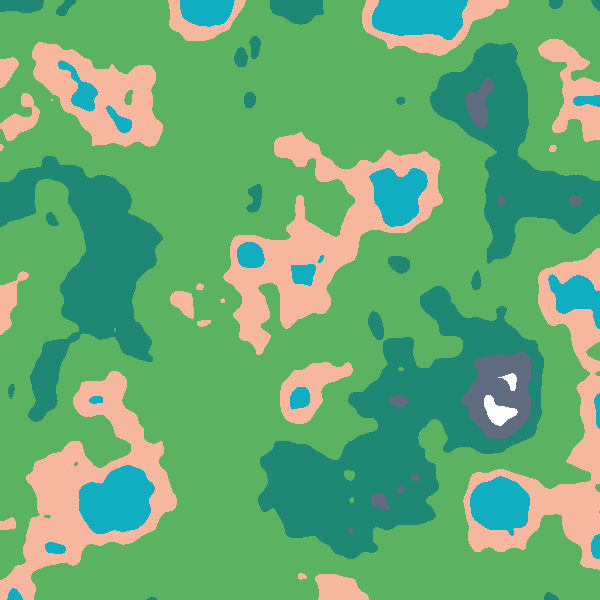
Frame 1 (no input)
Frame 60 (no input): identical to frame 1, image omitted
Frame 120 (the mouse pressed at the canvas centre since frame 60): identical to frame 1, image omitted

The p5.js sketch that drew this single still picture (run headless with seeded random() and noise() and a simulated clock; from frame 60 on, the mouse is pressed at the canvas centre):

// p5.js sketch
// ── sketch.js
let frequency = 0.005;
let threshold = 0.2;
let island = false;
let warped = false;
let warpFrequency = 0.1;
let warpAmplitude = 0.5;

let frequencySlider;
let thresholdSlider;
let islandButton;
let warpButton;
let wFrequencySlider;
let wAmplitudeSlider;

let oceanColor  = [17,173,193];
let sandColor   = [247,182,158];
let grassColor  = [91,179,97];
let forestColor = [30,136,117];
let rockColor   = [96,108,129];
let snowColor   = [255, 255, 255];

function setup() {
  createCanvas(600, 600);
  background(255);
  
  frequencySlider = createSlider(0, 0.1, 0.01, 0.0001);
  let frequencyLabel = createP('- Frequency');
  frequencyLabel.position(140, height - 15);
  
  thresholdSlider = createSlider(0, 1, 0.2, 0.01);
  thresholdSlider.position(0, height + 30);
  let thresholdLabel = createP('- Threshold');
  thresholdLabel.position(140, height + 15);
  
  islandButton = createButton('Toggle Island Mode');
  islandButton.position(0, height + 60);
  islandButton.mousePressed(() => {
    
    island = ! island;
    generateNoiseTexture();
    
  });
  
  warpButton = createButton('Toggle Warping');
  warpButton.position(0, height + 90);
  warpButton.mousePressed(() => {
    
    warped = ! warped;
    generateNoiseTexture();
    
  });
  
  wFrequencySlider = createSlider(0, 0.1, 0.05, 0.001);
  wFrequencySlider.position(0, height + 120);
  let wFrequencyLable = createP('- Warped Frequency');
  wFrequencyLable.position(140, height + 103);
  
  wAmplitudeSlider = createSlider(0, 50, 20, 0.01);
  wAmplitudeSlider.position(0, height + 150);
  let wAmplitudeLable = createP('- Warped Amplitude');
  wAmplitudeLable.position(140, height + 133);
}

function draw() {
  
  if (frequencySlider.value() != frequency) {
    
    frequency = frequencySlider.value();
    generateNoiseTexture();
    
  }
  
  if (thresholdSlider.value() != threshold) {
    
    threshold = thresholdSlider.value();
    generateNoiseTexture();
    
  }
  
  if (wFrequencySlider.value() != warpFrequency) {
    
    warpFrequency = wFrequencySlider.value();
    generateNoiseTexture();
    
  }
  
  if (wAmplitudeSlider.value() != warpAmplitude) {
    
    warpAmplitude = wAmplitudeSlider.value();
    generateNoiseTexture();
    
  }
    
}

function generateNoiseTexture() {
  
  let min = 1;
  let max = 0;
  let noiseArray = [];
  
  // generate the array of heights, saving the min and the max
  for(let x = 0; x < width; x ++) {
    noiseArray.push([]);
    for(let y = 0; y < height; y ++) {
      let height = generateHeight(x, y);
      
      noiseArray[x].push(height);
      
      if (height < min) {
        min = height;
      } else if (height > max) {
        max = height;
      }
      
    }
  }
  
  // normalize the array of heights 
  for(let x = 0; x < width; x ++) {
    for(let y = 0; y < height; y ++) {
      
      noiseArray[x][y] = map(noiseArray[x][y], min, max, 0, 1);
      
    }
  }
  
  // render the array of heights
  loadPixels();
  
  let i = 0;
  
  for(let x = 0; x < width; x ++) {
    for(let y = 0; y < height; y ++) {
      let height = noiseArray[x][y];
      
      if (height < 0.1) {
        colorPixel(oceanColor, i);
      } else if (height < 0.25) {
        colorPixel(sandColor, i);
      } else if (height < 0.6) {
        colorPixel(grassColor, i);
      } else if (height < 0.8) {
        colorPixel(forestColor, i);
      } else if (height < 0.95) {
        colorPixel(rockColor, i);
      } else {
        colorPixel(snowColor, i);
      }
      
      i += 4;
    }
  }
  
  updatePixels();
  
}

function generateHeight(x, y) {
  
  let h = noise(x * frequency, y * frequency);
  
  // warp the noise
  if (warped) {
    
    let pX = x + (noise((x + 20) * warpFrequency, (y)      * warpFrequency) - 0.5) * warpAmplitude;
    let pY = y + (noise((x)      * warpFrequency, (y + 20) * warpFrequency) - 0.5) * warpAmplitude;
    
    
    h = noise(pX * frequency, pY * frequency);
  }
  
  // if generating an island discount the height
  if (island) {
    
    let d = p5.Vector.dist(createVector(x, y), createVector(width / 2, height / 2));
    d /= width / 2;
    d = 1 - d;
    
    h *= d;
    
  }
  
  // subtract the threshold
  h = max(0, h - threshold);
  h /= (1 - threshold);
  
  return h;
}

function colorPixel(c, i) {
  pixels[i + 0] = c[0];
  pixels[i + 1] = c[1];
  pixels[i + 2] = c[2];
}
